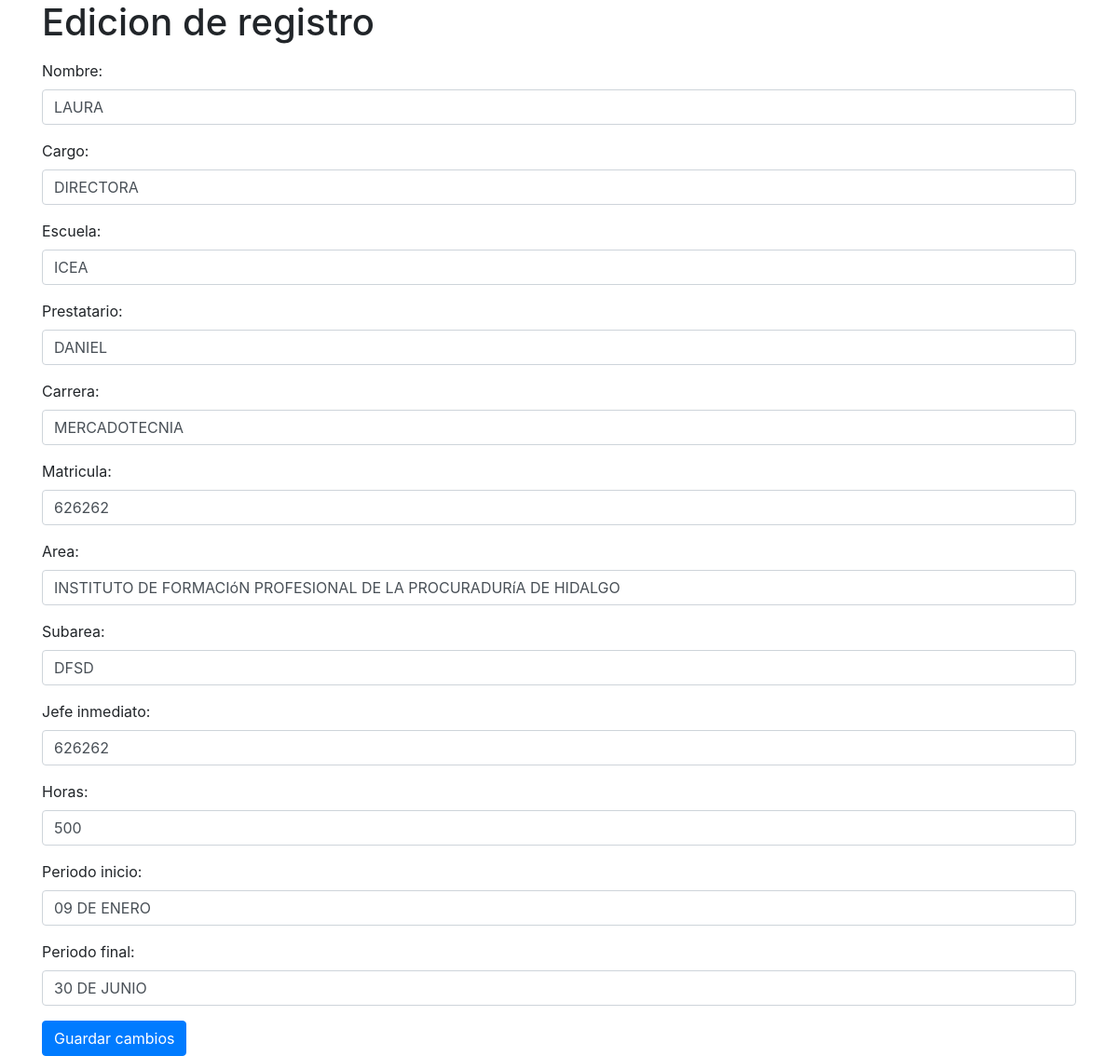
Page /edit_ss_lib.php?id=1 on the committed database.
### tables this page shows
CREATE TABLE `terminacion_ss` (
  `Id_ss` int(11) NOT NULL,
  `nombreExpide` varchar(130) NOT NULL,
  `cargoPer` varchar(130) NOT NULL,
  `nombreEscuela` varchar(130) NOT NULL,
  `nombreEstudiante` varchar(100) NOT NULL,
  `carrera` varchar(130) NOT NULL,
  `noCuenta` varchar(20) NOT NULL,
  `area` varchar(100) NOT NULL,
  `subarea` varchar(100) NOT NULL,
  `jefeInmediato` varchar(130) NOT NULL,
  `numHoras` int(5) NOT NULL,
  `periodo_inicio` varchar(100) NOT NULL,
  `periodo_final` varchar(100) NOT NULL,
  `ruta` varchar(255) NOT NULL
);

### edit_ss_lib.php (the view, shortened to what this page needs)
<?php
$getmysql = new mysqlconex();
$getconex = $getmysql->conex();
$idSeleccionado = $_GET['id'];
$consulta = "SELECT * FROM terminacion_ss WHERE Id_ss = $idSeleccionado";
$resultado = mysqli_query($getconex, $consulta);
$fila = mysqli_fetch_assoc($resultado);
?>
<!DOCTYPE html>
<html>
<head>
  <link rel="stylesheet" href="https://stackpath.bootstrapcdn.com/bootstrap/4.5.0/css/bootstrap.min.css">
</head>
<body>
  <div class="container">
  <h1>Edicion de registro</h1>
    <form method="POST" action="">
      <div class="form-group">
        <label for="nombreExpide">Nombre: </label>
        <input type="text" class="form-control" name="nombreExpide" value="<?php echo $fila['nombreExpide']; ?>">
      </div>
      <div class="form-group">
        <label for="cargoPer">Cargo: </label>
        <input type="text" class="form-control" name="cargoPer" value="<?php echo $fila['cargoPer']; ?>">
      </div>
      <div class="form-group">
        <label for="nombreEscuela">Escuela: </label>
        <input type="text" class="form-control" name="nombreEscuela" value="<?php echo $fila['nombreEscuela']; ?>">
      </div>
      <div class="form-group">
        <label for="nombreEstudiante">Prestatario: </label>
        <input type="text" class="form-control" name="nombreEstudiante" value="<?php echo $fila['nombreEstudiante']; ?>">
      </div>
      <div class="form-group">
        <label for="carrera">Carrera: </label>
        <input type="text" class="form-control" name="carrera" value="<?php echo $fila['carrera']; ?>">
      </div>
      <div class="form-group">
        <label for="noCuenta">Matricula: </label>
        <input type="text" class="form-control" name="noCuenta" value="<?php echo $fila['noCuenta']; ?>">
      </div>
      <div class="form-group">
        <label for="area">Area: </label>
        <input type="text" class="form-control" name="area" value="<?php echo $fila['area']; ?>">
      </div>
      <div class="form-group">
        <label for="subarea">Subarea: </label>
        <input type="text" class="form-control" name="subarea" value="<?php echo $fila['subarea']; ?>">
      </div>
      <div class="form-group">
        <label for="jefeInmediato">Jefe inmediato: </label>
        <input type="text" class="form-control" name="jefeInmediato" value="<?php echo $fila['noCuenta']; ?>">
      </div>
      <div class="form-group">
        <label for="numHoras">Horas: </label>
        <input type="number" class="form-control" name="numHoras" value="<?php echo $fila['numHoras']; ?>">
      </div>
      <div class="form-group">
        <label for="periodo_inicio">Periodo inicio: </label>
        <input type="text" class="form-control" name="periodo_inicio" value="<?php echo $fila['periodo_inicio']; ?>">
      </div>
      <div class="form-group">
        <label for="periodo_final">Periodo final: </label>
        <input type="text" class="form-control" name="periodo_final" value="<?php echo $fila['periodo_final']; ?>">
      </div>
      <button type="submit" class="btn btn-primary">Guardar cambios</button>
    </form>
  </div>
</body>
</html>

### edit_ss_lib.php (style rules this page uses)
.form-group { position: relative; }

### rows in the picture
terminacion_ss: nombreExpide "LAURA", cargoPer "DIRECTORA", nombreEscuela "ICEA", nombreEstudiante "DANIEL", carrera "MERCADOTECNIA", noCuenta "626262", area "INSTITUTO DE FORMACIóN PROFESIONAL DE LA PROCURADURíA DE HIDALGO", subarea "DFSD", jefeInmediato "626262", numHoras "500", periodo_inicio "09 DE ENERO", periodo_final "30 DE JUNIO"
